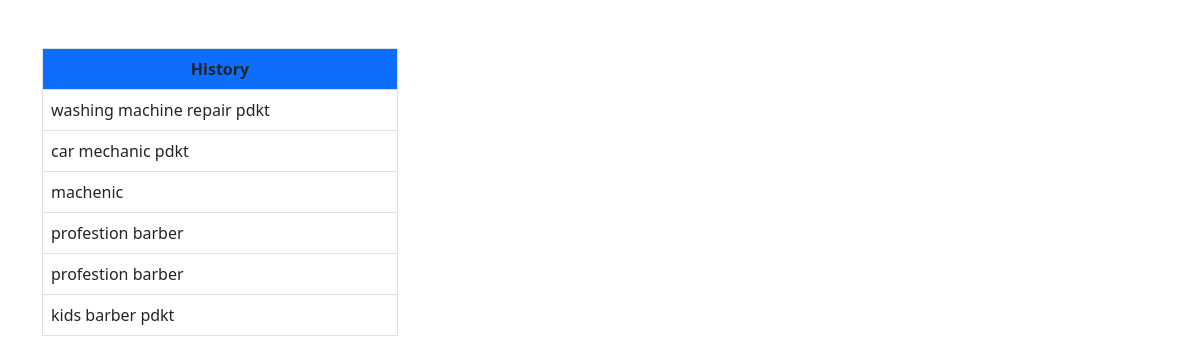
The page /project1/viewpdo.php (signed in) on the database its author committed.
### tables this page shows
CREATE TABLE `save` (
  `id` int(11) NOT NULL,
  `user_id` varchar(100) NOT NULL,
  `keywords` varchar(100) NOT NULL,
  `datetime` timestamp NOT NULL DEFAULT current_timestamp() ON UPDATE current_timestamp()
);

### project1/viewpdo.php (the view, shortened to what this page needs)
<!DOCTYPE html>
<head>
  <link href="https://cdn.jsdelivr.net/npm/bootstrap@5.0.2/dist/css/bootstrap.min.css" rel="stylesheet">
 </head>
<body>
      <div class="container my-5">
          <div class="row">
          	<div class="col-4">
          		<table class="table table-bordered">
          	<tr><th class="bg-primary text-center">History</th></tr>
 <?php
include "configpdo.php";
$uid = $_SESSION['userid'];
$stmt = $conn->prepare("SELECT * FROM save WHERE user_id=:uid GROUP BY id DESC");
$stmt->bindParam(':uid', $uid);
$stmt->execute();
while ($row = $stmt->fetch(PDO::FETCH_ASSOC))
 {
    echo "<tr><td>" . $row['keywords'] . "</td></tr>";
  }
?>
    </table>
</div>
</div>
</div>
</body>
</html>

### rows shown on the page
save: keywords "washing machine repair pdkt"
save: keywords "car mechanic pdkt"
save: keywords "machenic"
save: keywords "profestion barber"
save: keywords "profestion barber"
save: keywords "kids barber pdkt"
